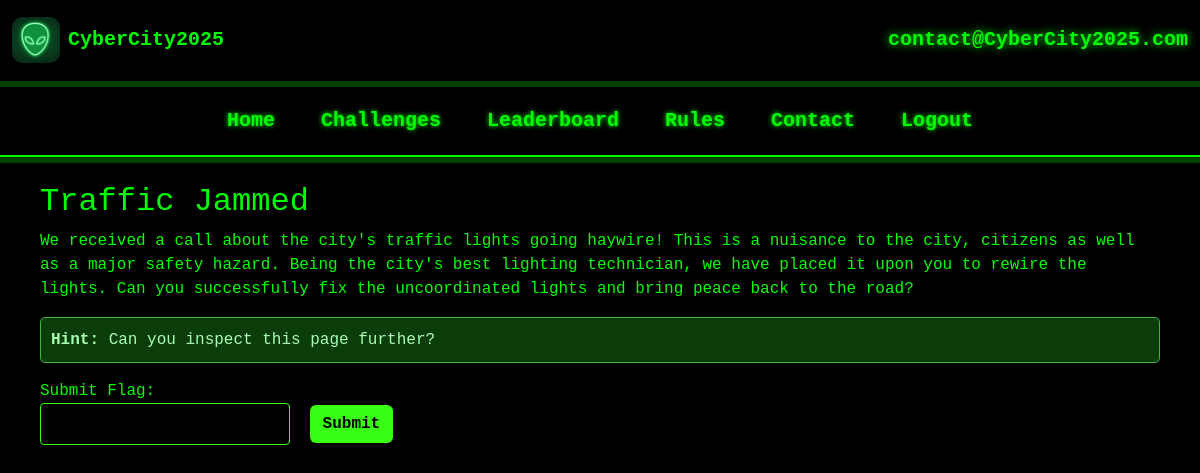
/challenge/3 (signed in), run on the app's committed database.
### models.py (models this page shows)
class Challenge(db.Model):
    id = db.Column(db.Integer, primary_key=True)
    challengeTitle = db.Column(db.String(255))
    description = db.Column(db.Text)
    hint = db.Column(db.Text)
    flag = db.Column(db.String(255))
    points = db.Column(db.Integer, default=100)
    file_url = db.Column(db.String(255))

### app.py (the view, shortened to what this page needs)
@app.route("/challenge/<int:challenge_id>", methods=["GET", "POST"])
@login_required
def challenge_page(challenge_id):
    challenge = Challenge.query.get_or_404(challenge_id)
    message = None
    already_done = ChallengeCompletion.query.filter_by(
        user_id=current_user.id, challenge_id=challenge.id
    ).first()
    return render_template("challenge.html", challenge=challenge, message=message, user=current_user)

### models.py (called while the page is built)
@login.user_loader
def load_user(id):
    return User.query.get(int(id))

    def is_admin(self):
        if self.user_level == 2:
            return True
        else:
            return False

### templates/challenge.html (shortened to what this page needs)
{% extends "base.html" %}
{% block rowOneContent %}
<h2>{{ challenge.challengeTitle }}</h2>
<p>{{ challenge.description }}</p>
{% if challenge.hint %}
  <div class="alert-green-black" style="padding: 10px; margin-bottom: 15px; border-radius: 5px;">
    <strong>Hint:</strong> {{ challenge.hint }}
  </div>
{% endif %}
<form method="POST" action="{{ url_for('challenge_page', challenge_id=challenge.id) }}" style="margin-top: 1em;">
  <label for="flag">Submit Flag:</label><br>
  <input
    type="text"
    id="flag"
    name="flag"
    required
    style="padding: 8px; width: 250px; border-radius: 4px; border: 1px solid #39ff14; background-color: #000; color: #39ff14;"
  >
  <button
    type="submit"
    class="btn"
    style="margin-left: 10px; background-color: #39ff14; color: black; font-weight: bold;"
  >
    Submit
  </button>
</form>
{% endblock %}

### static/site.css (style rules this page uses)
body { background-color: #000000; color: #00FF00; font-family: 'Courier New', Courier, monospace; margin: 0; padding: 0; }
h1, h2, h3, p, ul, li { color: #00FF00; }
.alert-green-black { background-color: #0b3d0b; color: #a8ffb0; border: 1px solid #3db53d; padding: 15px; border-radius: 6px; margin-top: 1em; }

### data on the page
Challenge: challengeTitle "Traffic Jammed", description "We received a call about the city's traffic lights going haywire! This is a nuisance to the city, citizens as well as a major safety hazard. Being the city's best lighting technician, we have placed it upon you to rewire the lights. Can you successfully fix the uncoordinated lights and bring peace back to the road?", hint "Can you inspect this page further?"
